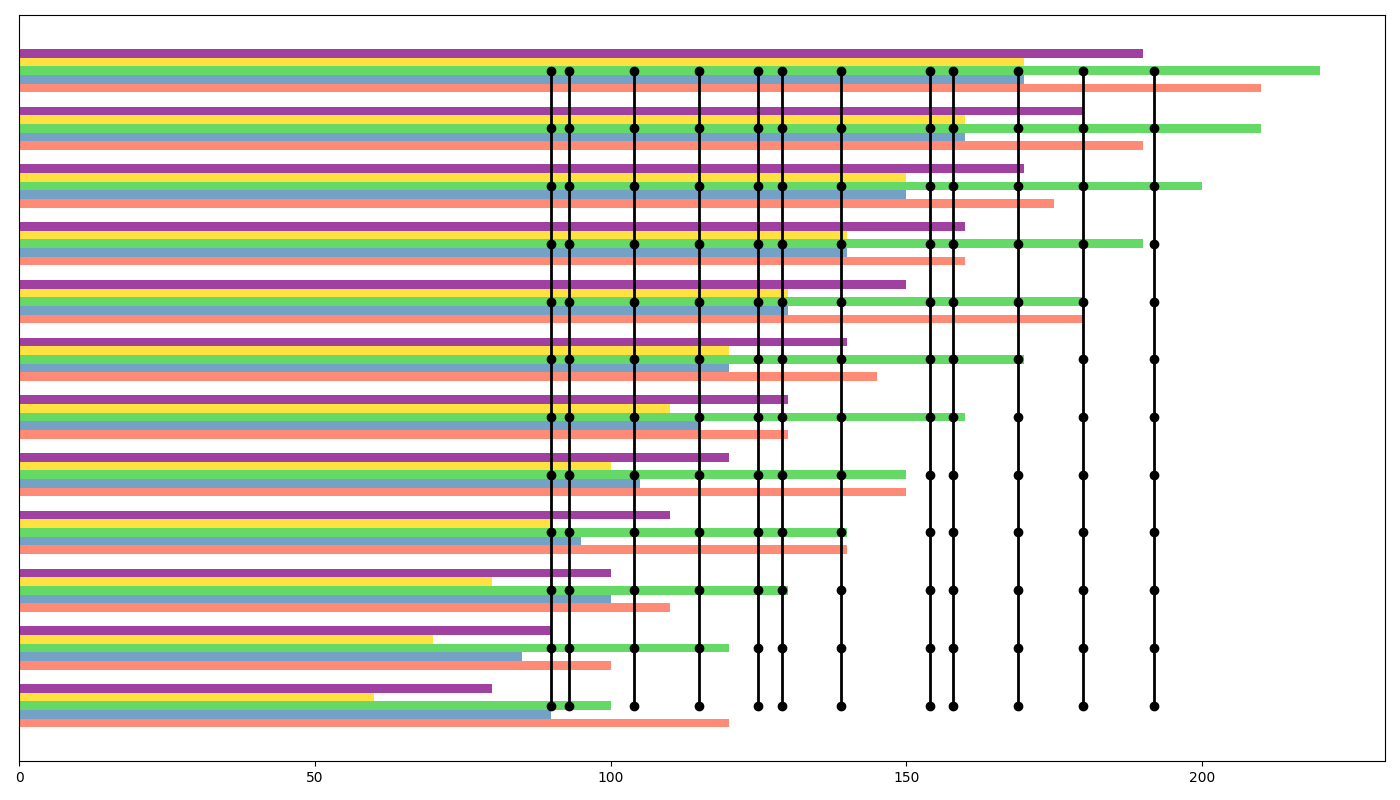

Generate this figure with Python:
import numpy as np
import matplotlib.pyplot as plt

# Define the data
sales_data = np.array([
    [120, 100, 110, 140, 150, 130, 145, 180, 160, 175, 190, 210],  # USA
    [90, 85, 100, 95, 105, 115, 120, 130, 140, 150, 160, 170],    # Canada
    [100, 120, 130, 140, 150, 160, 170, 180, 190, 200, 210, 220],   # Germany
    [60, 70, 80, 90, 100, 110, 120, 130, 140, 150, 160, 170],     # Australia
    [80, 90, 100, 110, 120, 130, 140, 150, 160, 170, 180, 190]    # India
])

# Average monthly sales - across all countries
average_sales = sales_data.mean(axis=0)

# Create a figure with horizontal bar plot
fig, ax = plt.subplots(figsize=(14, 8))

bar_height = 0.15
index = np.arange(sales_data.shape[1])

# Plot individual country sales data using a horizontal bar chart
colors = ['#FF6347', '#4682B4', '#32CD32', '#FFD700', '#800080']
for i in range(len(sales_data)):
    ax.barh(index + i * bar_height, sales_data[i], bar_height, color=colors[i], alpha=0.75)

# Plot average monthly sales as a line on each bar
for avg in average_sales:
    ax.plot([avg]*len(index), index + 2*bar_height, color='black', linestyle='-', marker='o', linewidth=2, markersize=6)

# Remove textual elements
ax.set_yticks([])
ax.set_yticklabels([])
ax.set_title('')
ax.set_ylabel('')
ax.set_xlabel('')
ax.legend().remove()

plt.tight_layout()
plt.show()
